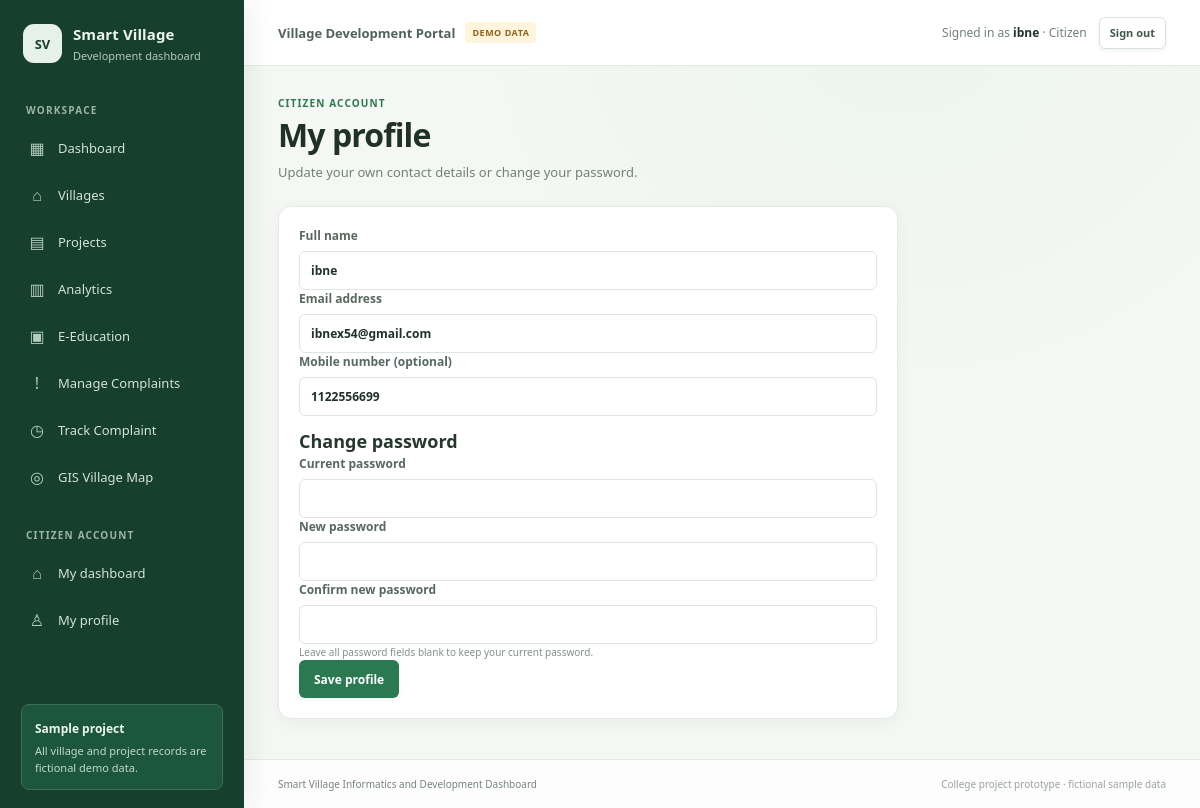
/citizen/profile (signed in), run on the app's committed database.
### tables this page shows
CREATE TABLE "users" (
                id INTEGER PRIMARY KEY AUTOINCREMENT,
                username TEXT UNIQUE,
                password_hash TEXT NOT NULL,
                role TEXT NOT NULL CHECK (role IN (
                    'citizen', 'village_officer', 'system_admin', 'viewer'
                )),
                name TEXT NOT NULL,
                email TEXT COLLATE NOCASE,
                mobile_number TEXT,
                assigned_village_id INTEGER,
                department TEXT,
                is_approved INTEGER NOT NULL DEFAULT 0 CHECK (is_approved IN (0, 1)),
                is_active INTEGER NOT NULL DEFAULT 1 CHECK (is_active IN (0, 1)),
                can_import INTEGER NOT NULL DEFAULT 0 CHECK (can_import IN (0, 1)),
                session_version INTEGER NOT NULL DEFAULT 0,
                created_at TEXT NOT NULL,
                updated_at TEXT NOT NULL, officer_identifier TEXT,
                FOREIGN KEY (assigned_village_id) REFERENCES villages (id) ON DELETE RESTRICT
            );

### app.py (the view, shortened to what this page needs)
@app.route("/citizen/profile", methods=["GET", "POST"])
@roles_required("citizen")
def citizen_profile():
    user = g.current_user
    return render_template("citizen_profile.html", user=user)

### app.py (called while the page is built)
def get_db():
    if "db" not in g:
        g.db = sqlite3.connect(app.config["DATABASE"])
        g.db.row_factory = sqlite3.Row
        g.db.execute("PRAGMA foreign_keys = ON")
    return g.db

@app.context_processor
def inject_template_helpers():
    return {
        "csrf_token": lambda: session.get("_csrf_token", ""),
        "current_user": getattr(g, "current_user", None),
    }

def roles_required(*roles):
    def decorator(view):
        @wraps(view)
        def wrapped_view(**kwargs):
            user = getattr(g, "current_user", None)
            if user is None:
                login_endpoint = (
                    "officer_login" if "village_officer" in roles else "citizen_login"
                )
                return redirect(url_for(login_endpoint, next=request.path))
            if user["role"] not in roles:
                abort(403)
            return view(**kwargs)
        return wrapped_view
    return decorator

### templates/citizen_profile.html (shortened to what this page needs)
{% extends "base.html" %}
{% block head %}<link rel="stylesheet" href="{{ url_for('static', filename='css/auth.css') }}">{% endblock %}
{% block content %}
<div class="page-heading"><div><p class="eyebrow">CITIZEN ACCOUNT</p><h1>My profile</h1><p class="muted">Update your own contact details or change your password.</p></div></div>
<section class="panel auth-form-card profile-card"><form method="post" data-password-confirm><input type="hidden" name="_csrf_token" value="{{ csrf_token() }}"><label>Full name<input name="name" minlength="2" maxlength="100" required value="{{ request.form.get('name', user.name) }}"></label><label>Email address<input type="email" value="{{ user.email }}" readonly aria-readonly="true"></label><label>Mobile number (optional)<input name="mobile_number" type="tel" maxlength="30" value="{{ request.form.get('mobile_number', user.mobile_number or '') }}"></label><h2>Change password</h2><label>Current password<input type="password" name="current_password" autocomplete="current-password"></label><label>New password<input type="password" name="new_password" minlength="12" maxlength="256" autocomplete="new-password"></label><label>Confirm new password<input type="password" name="confirm_password" minlength="12" maxlength="256" autocomplete="new-password"></label><p class="small-note">Leave all password fields blank to keep your current password.</p><button class="button button-primary" type="submit">Save profile</button></form></section>
{% endblock %}

### templates/base.html (shortened to what this page needs)
<!doctype html>
<html lang="en">
<head>
  <link rel="stylesheet" href="{{ url_for('static', filename='css/style.css') }}">
  {% block head %}{% endblock %}
</head>
<body>
  <div class="app-layout">
    <aside class="sidebar" id="sidebar">
      <a class="brand" href="{{ url_for('index') }}">
        <span class="brand-icon" aria-hidden="true">SV</span>
        <span><strong>Smart Village</strong><small>Development dashboard</small></span>
      </a>
      <div class="nav-label">WORKSPACE</div>
      <nav class="side-nav" aria-label="Main navigation">
        <a href="{{ url_for('index') }}" class="{{ 'active' if request.endpoint == 'index' else '' }}" {% if request.endpoint == 'index' %}aria-current="page"{% endif %}><span aria-hidden="true">▦</span> Dashboard</a>
        <a href="{{ url_for('villages') }}" class="{{ 'active' if request.endpoint in ('villages', 'village_details') else '' }}" ><span aria-hidden="true">⌂</span> Villages</a>
        <a href="{{ url_for('projects') }}" class="{{ 'active' if request.endpoint == 'projects' else '' }}" {% if request.endpoint == 'projects' %}aria-current="page"{% endif %}><span aria-hidden="true">▤</span> Projects</a>
        <a href="{{ url_for('analytics') }}" class="{{ 'active' if request.endpoint == 'analytics' else '' }}" {% if request.endpoint == 'analytics' %}aria-current="page"{% endif %}><span aria-hidden="true">▥</span> Analytics</a>
        <a href="{{ url_for('education') }}" class="{{ 'active' if request.endpoint in ('education', 'education_service') else '' }}" ><span aria-hidden="true">▣</span> E-Education</a>
        <a href="{{ url_for('manage_complaints') }}" class="{{ 'active' if request.endpoint == 'manage_complaints' else '' }}" ><span aria-hidden="true">!</span> Manage Complaints</a>
        <a href="{{ url_for('track_complaint') }}" class="{{ 'active' if request.endpoint == 'track_complaint' else '' }}" ><span aria-hidden="true">◷</span> Track Complaint</a>
        <a href="{{ url_for('gis_map') }}" class="{{ 'active' if request.endpoint in ('gis_map', 'add_facility', 'edit_facility') else '' }}" {% if request.endpoint == 'gis_map' %}aria-current="page"{% endif %}><span aria-hidden="true">◎</span> GIS Village Map</a>
      </nav>
      {% if current_user and current_user.role == 'system_admin' %}
      <div class="nav-label">ADMINISTRATION</div>
      <nav class="side-nav" aria-label="Administration navigation">
        <a href="{{ url_for('admin_dashboard') }}" class="{{ 'active' if request.endpoint == 'admin_dashboard' else '' }}"><span aria-hidden="true">⚙</span> Admin panel</a>
        <a href="{{ url_for('admin_complaints') }}" class="{{ 'active' if request.endpoint in ('admin_complaints', 'admin_complaint_details') else '' }}"><span aria-hidden="true">!</span> Complaints</a>
        <a href="{{ url_for('admin_officers') }}" class="{{ 'active' if request.endpoint in ('admin_officers', 'admin_create_officer', 'admin_edit_officer', 'admin_officer_registration_document', 'admin_reject_officer_registration') else '' }}"><span aria-hidden="true">♙</span> Village officers</a>
        <a href="{{ url_for('add_facility') }}"><span aria-hidden="true">＋</span> Add facility</a>
      </nav>
      {% elif current_user and current_user.role == 'citizen' %}
      <div class="nav-label">CITIZEN ACCOUNT</div>
      <nav class="side-nav" aria-label="Citizen navigation">
        <a href="{{ url_for('citizen_dashboard') }}"><span aria-hidden="true">⌂</span> My dashboard</a>
        <a href="{{ url_for('citizen_profile') }}"><span aria-hidden="true">♙</span> My profile</a>
      </nav>
      {% endif %}
      <div class="sidebar-note"><strong>Sample project</strong><p>All village and project records are fictional demo data.</p></div>
    </aside>
    <div class="main-column">
      <header class="topbar">
        <div class="topbar-title">Village Development Portal <span class="demo-pill">DEMO DATA</span></div>
        <div class="account-area">
          {% if current_user %}
            <span class="account-name">Signed in as <strong>{{ current_user.name }}</strong> · {{ current_user.role|replace('_', ' ')|title }}</span>
            <form method="post" action="{{ url_for('logout') }}"><input type="hidden" name="_csrf_token" value="{{ csrf_token() }}"><button class="button button-outline button-small" type="submit">Sign out</button></form>
          {% elif request.endpoint not in ('auth_landing', 'citizen_register', 'citizen_login', 'officer_login', 'officer_register', 'admin_login', 'login') %}
            <a class="button button-outline button-small" href="{{ url_for('auth_landing') }}">Sign in</a>
          {% endif %}
        </div>
      </header>
      <main class="main-content">
        {% block content %}{% endblock %}
      </main>
      <footer class="footer">Smart Village Informatics and Development Dashboard <span>College project prototype · fictional sample data</span></footer>
    </div>
  </div>
</body>
</html>

### static/css/auth.css (style rules this page uses)
.auth-form-card { display: grid; gap: 14px; width: 100%; max-width: 540px; margin: 0; }
.auth-form-card h2 { margin: 0 0 2px; font-size: 18px; }
.auth-form-card label { display: grid; gap: 7px; color: #58685f; font-size: 12px; font-weight: 650; }
.auth-form-card .small-note { margin: 0; color: #849189; font-size: 10px; line-height: 1.6; }
.profile-card { max-width: 620px; }
.profile-card h2 { margin-top: 13px; }

### data on the page
users: name "ibne", role "Citizen", email "ibnex54@gmail.com", mobile_number "1122556699"
